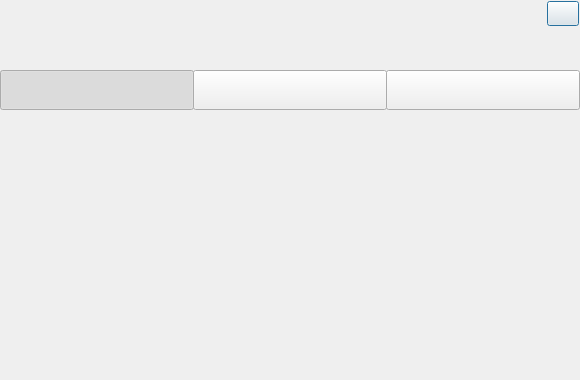
<?xml version="1.0" encoding="UTF-8"?>
<ui version="4.0">
 <class>DialogShortcutQuery</class>
 <widget class="QDialog" name="DialogShortcutQuery">
  <property name="geometry">
   <rect>
    <x>0</x>
    <y>0</y>
    <width>580</width>
    <height>380</height>
   </rect>
  </property>
  <property name="sizePolicy">
   <sizepolicy hsizetype="Fixed" vsizetype="Fixed">
    <horstretch>0</horstretch>
    <verstretch>0</verstretch>
   </sizepolicy>
  </property>
  <property name="maximumSize">
   <size>
    <width>580</width>
    <height>380</height>
   </size>
  </property>
  <property name="windowTitle">
   <string>shortcutQuery</string>
  </property>
  <widget class="QPushButton" name="pushButton_close">
   <property name="geometry">
    <rect>
     <x>547</x>
     <y>1</y>
     <width>32</width>
     <height>25</height>
    </rect>
   </property>
   <property name="sizePolicy">
    <sizepolicy hsizetype="Fixed" vsizetype="Fixed">
     <horstretch>0</horstretch>
     <verstretch>0</verstretch>
    </sizepolicy>
   </property>
   <property name="minimumSize">
    <size>
     <width>32</width>
     <height>25</height>
    </size>
   </property>
   <property name="maximumSize">
    <size>
     <width>32</width>
     <height>25</height>
    </size>
   </property>
   <property name="text">
    <string/>
   </property>
  </widget>
  <widget class="QPushButton" name="pushButton_assamble">
   <property name="geometry">
    <rect>
     <x>0</x>
     <y>70</y>
     <width>194</width>
     <height>40</height>
    </rect>
   </property>
   <property name="sizePolicy">
    <sizepolicy hsizetype="Fixed" vsizetype="Fixed">
     <horstretch>0</horstretch>
     <verstretch>0</verstretch>
    </sizepolicy>
   </property>
   <property name="text">
    <string/>
   </property>
   <property name="checkable">
    <bool>true</bool>
   </property>
   <property name="checked">
    <bool>true</bool>
   </property>
  </widget>
  <widget class="QPushButton" name="pushButton_icon_note">
   <property name="geometry">
    <rect>
     <x>193</x>
     <y>70</y>
     <width>194</width>
     <height>40</height>
    </rect>
   </property>
   <property name="sizePolicy">
    <sizepolicy hsizetype="Fixed" vsizetype="Fixed">
     <horstretch>0</horstretch>
     <verstretch>0</verstretch>
    </sizepolicy>
   </property>
   <property name="text">
    <string/>
   </property>
   <property name="checkable">
    <bool>true</bool>
   </property>
  </widget>
  <widget class="QPushButton" name="pushButton_icon_pc">
   <property name="geometry">
    <rect>
     <x>386</x>
     <y>70</y>
     <width>194</width>
     <height>40</height>
    </rect>
   </property>
   <property name="sizePolicy">
    <sizepolicy hsizetype="Fixed" vsizetype="Fixed">
     <horstretch>0</horstretch>
     <verstretch>0</verstretch>
    </sizepolicy>
   </property>
   <property name="text">
    <string/>
   </property>
   <property name="checkable">
    <bool>true</bool>
   </property>
  </widget>
 </widget>
 <resources/>
 <connections/>
</ui>
